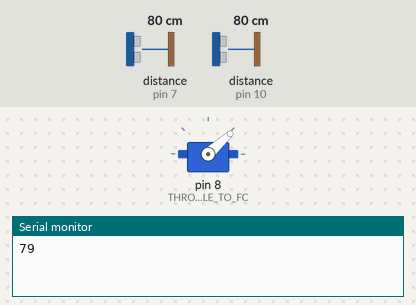
Simulated run of this sketch. Board: Arduino Uno, built with avr-gcc and run on an emulated ATmega328P. On the bench: servo, the last lines printed to the serial monitor. Wiring (inferred from the names in the program): ultrasonic range finder: trigger pin 9; echo pin 10. Inputs (shaded band) come from the test bench; at power-on: distance to the obstacle (sensors on pin 10, pin 7) 80 cm. The echo pulse lasts 58.3 µs per cm.

Above: at 1.2 s.
1.3 s: distance to the obstacle (sensor on pin 10) set to 43 cm
3.2 s: distance to the obstacle (sensor on pin 10) set to 36 cm
At 5.36 s:
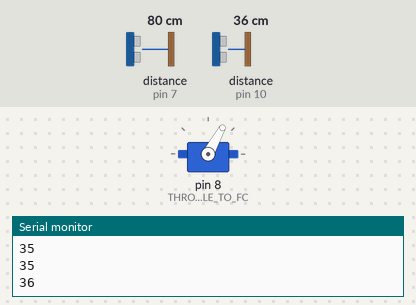
At 6.92 s:
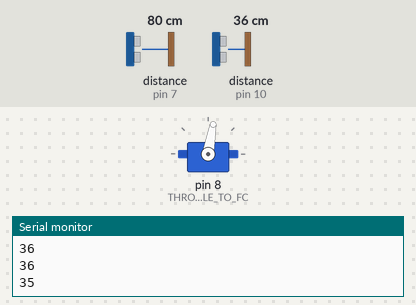
7.0 s: distance to the obstacle (sensor on pin 10) set to 60 cm
Timing chart, 0 to 10.0 s (numbered marks = the images above; inputs shaded):
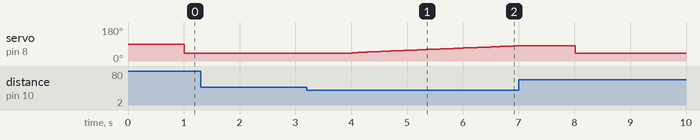

Measured:
- the behaviour switches between 40 and 39 cm on distance to the obstacle (sensor on pin 10) (found by bisection; images 0 and 1)
- after the input at 3.2 s, servo on pin 8 (THROTTLE_TO_FC): moves from 42° to 81° over 3.0 s, starting after 0.82 s

The sketch:

landWithUltrasonic.ino
```cpp
/*
 * This sketch READ, PRINT and FORWARD all the four basic signals
 * from a common RC Receiver. It was tested using Turnigy 9XR Pro
 * transmiter and a FLY sKY FS-RS602 module. I also used an arduino
 * UNO which is connected to the receiver.
 *
 * The input signals are Throttle, Switch
 *
 * Contact me at vtzivaras@gmail.com for any issues or suggestions.
 *
 */

#include <Servo.h>
#include <stdio.h>
#include <Wire.h>

/*
 * Connect the receiver pins as following.
 *
 * RECV Throttle Pin -> Digital Pin 4
 * FC Throttle Pin -> Digital Pin 8
 * Switch Pin -> Digital Pin 7
 * Echo Pin -> Digital Pin 10
 * Trig Pin -> Digital Pin 9
 */

#define THROTTLE_IN_PIN 4
#define SWITCH_IN_PIN 7
#define echoPin 10
#define trigPin 9

/*
 * The following constants will be used to attach output
 * pins and connect them to the Flight Controller Input pins.
 * They are defined in the setup() function.
 */
Servo THROTTLE_TO_FC;
int switchDuration;
int thrValue = 1000;

int DESATT = 100;

// Input pins
const byte thrInPin = THROTTLE_IN_PIN;
const byte switchInPin = SWITCH_IN_PIN;

int STATE = 0; // 0 for attitude gain 1 for landing
int maximumRange = 200; // Maximum range needed
int minimumRange = 0; // Minimum range needed
int duration, distance; // Duration used to calculate distance

/*
* This method reads RC receiver incoming signals. First
* it read a PPM pulse and then it uses the map function
* to change the range (optional).
*/
void readRCInput() {
  //thrDuration = pulseIn(thrInPin, HIGH);
  //thrDuration = map(thrDuration, 1000, 2000, 980, 2020);

  switchDuration = pulseIn(switchInPin, HIGH);
  //switchDuration = map(switchDuration, 1000, 2000, 980, 2020);
}

/*
* This method prints all the values of the RC receiver.
*/
void printRCInput() {
  //Serial.print("THROTLE: ");
  //Serial.print(thrDuration);
  //Serial.print("\t");
  Serial.print("SWITCH: ");
  Serial.println(switchDuration);
}

/*
 * This method forward all the values to the flight controller
 */
void writeRCOutput(int value) {
  THROTTLE_TO_FC.writeMicroseconds(value);
}

/*
 * Read the distance
 */
void updateDistance() {
 digitalWrite(trigPin, LOW);
 delayMicroseconds(2);

 digitalWrite(trigPin, HIGH);
 delayMicroseconds(10);

 digitalWrite(trigPin, LOW);
 duration = pulseIn(echoPin, HIGH);

 //Calculate the distance (in cm) based on the speed of sound.
 distance = duration/58.2;
}

/*
 * SETUP function that runs only once.
 */
void setup() {
	Serial.begin(9600);

  while (!Serial);

  // Define the inputs
	pinMode(thrInPin, INPUT);
	pinMode(switchInPin, INPUT);
  pinMode(trigPin, OUTPUT);
  pinMode(echoPin, INPUT);

  THROTTLE_TO_FC.attach(8);

  //Serial.println("Arduino is ready.");
}

/*
* Dont stop the looping!
*/
void loop() {
  // Read any PPM signal from the Receiver
  readRCInput();  // THROTLE and SWITCH

  // Print the PPM signals that you have just read (optional)
  //printRCInput();

  // Read the distance
  updateDistance();
Serial.println(distance);
  // Switch is DOWN [ACTIVATED]
  if(switchDuration > 1600) {
    //Serial.print("Dist: ");

    //Serial.print("\t");
    if(STATE == 0) {
      if(DESATT > distance) {
        thrValue = thrValue +1;
        //Serial.print("Gaining attitude\t");
      }else {
        //Serial.print("STOP HERE \t");
        STATE = 1;
      }
    }
    if(STATE == 1) {
      thrValue = thrValue - 0.5*(150-distance);
      //Serial.print("\tLanding\t");
    }

    if(thrValue>= 1480) {
      //Serial.print("\tThr: 1480");
      writeRCOutput(1480);
    }else if((thrValue<1410) &&(STATE == 1)) {
      //Serial.print("\tThr: 1410");
      writeRCOutput(1400);
    }else {
      //Serial.print("\tThr: ");
      //Serial.println(thrValue);
      writeRCOutput(thrValue);
    }
    //Serial.println();
  }else {
    /*
     * In this case we write the input value that we have read before.
     */
    writeRCOutput(980);
  }
}
```
